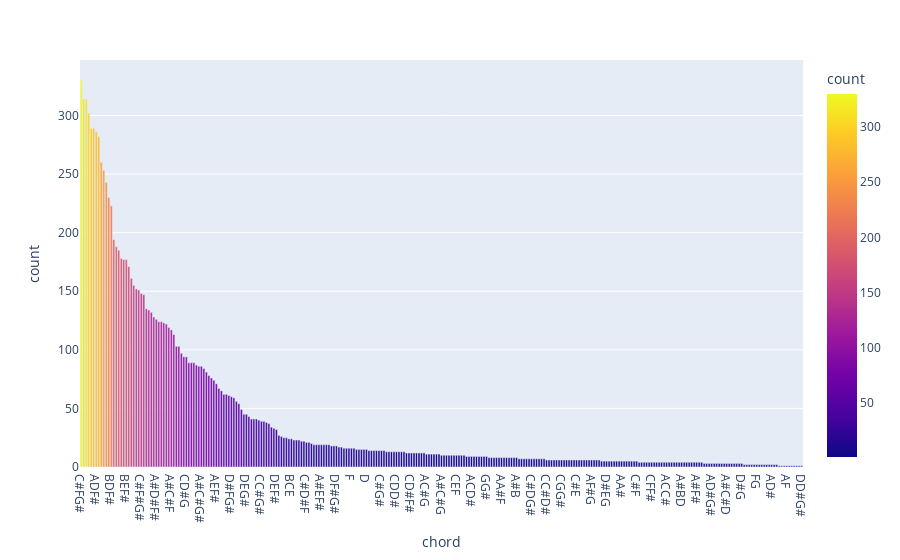

Source (notebook cell):
### Code cell
fig = px.bar(chord_counts_df, x='chord', y='count', color='count')
fig.show()

### Figure 1 — Plotly figure (JSON) as saved in the notebook; plotly's stock layout.template omitted (floating-point values rounded to 4 significant figures; data arrays with more than 128 entries replaced by an {"elided": "..."} marker saying what was removed)
{"data": [{"alignmentgroup": "True", "hovertemplate": "chord=%{x}<br>count=%{marker.color}<extra></extra>", "legendgroup": "", "marker": {"color": {"elided": "289 int values"}, "coloraxis": "coloraxis", "pattern": {"shape": ""}}, "name": "", "offsetgroup": "", "orientation": "v", "showlegend": false, "textposition": "auto", "type": "bar", "x": {"elided": "289 str values"}, "xaxis": "x", "y": {"elided": "289 int values"}, "yaxis": "y"}], "layout": {"barmode": "relative", "coloraxis": {"colorbar": {"title": {"text": "count"}}, "colorscale": [[0, "#0d0887"], [0.1111, "#46039f"], [0.2222, "#7201a8"], [0.3333, "#9c179e"], [0.4444, "#bd3786"], [0.5556, "#d8576b"], [0.6667, "#ed7953"], [0.7778, "#fb9f3a"], [0.8889, "#fdca26"], [1, "#f0f921"]]}, "legend": {"tracegroupgap": 0}, "margin": {"t": 60}, "xaxis": {"anchor": "y", "domain": [0, 1], "title": {"text": "chord"}}, "yaxis": {"anchor": "x", "domain": [0, 1], "title": {"text": "count"}}}}
